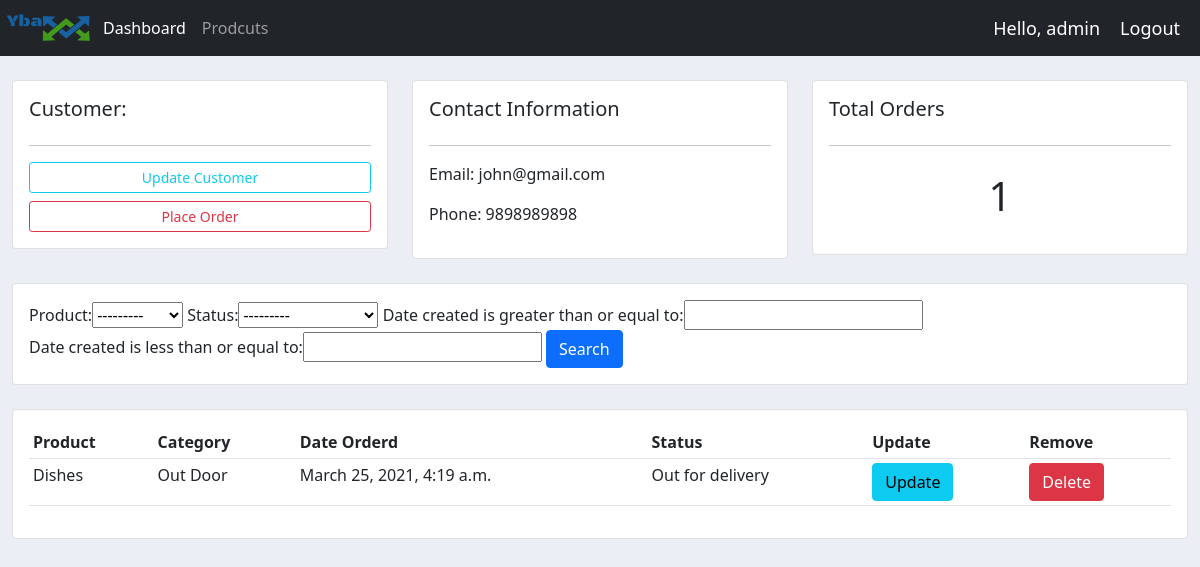
/customer/1/ (signed in), run on an earlier commit of the app's database.
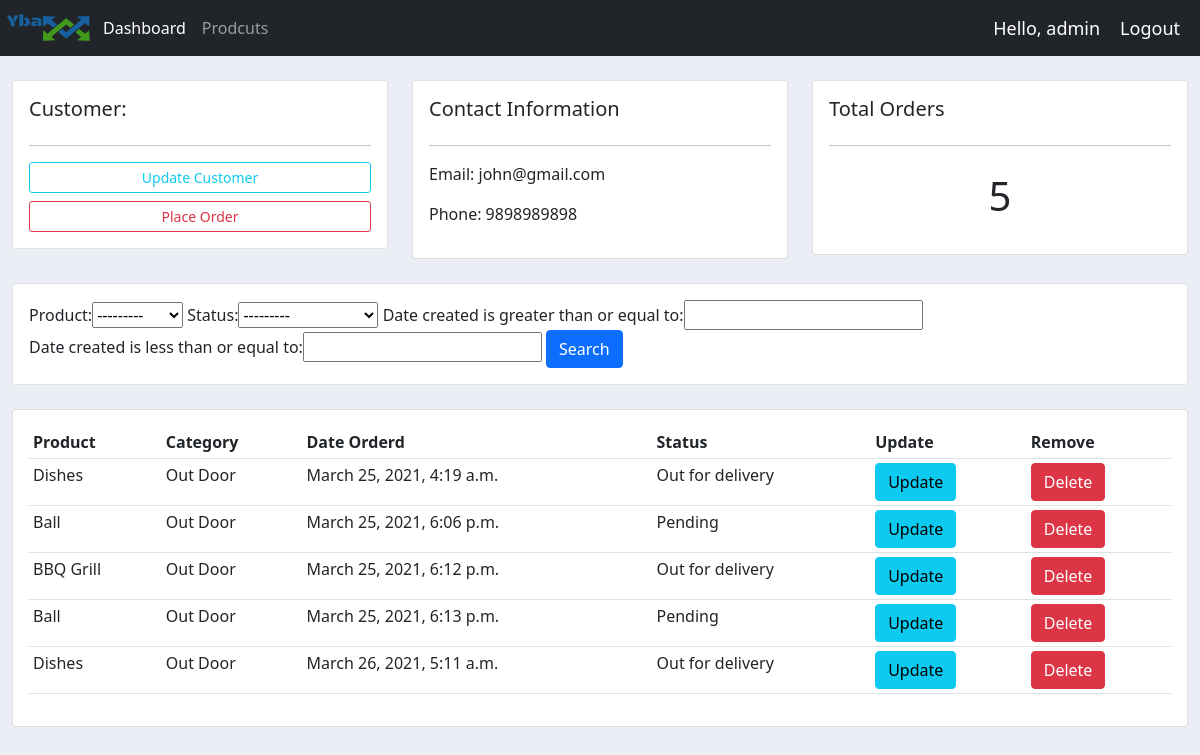
And on a later commit of the database.
### accounts/models.py (models this page shows, shortened)
class Order(models.Model):
	STATUS = (
			('Pending','Pending'),
			('Out for delivery', 'Out for delivery'),
			('Delivered','Delivered'),
		)
	customer = models.ForeignKey(Customer,null=True, on_delete=models.SET_NULL)
	product = models.ForeignKey(Product, null=True, on_delete=models.SET_NULL)
	date_created = models.DateTimeField(auto_now_add=True,null=True)
	status = models.CharField(max_length=100, null=True, choices=STATUS)

class Product(models.Model):
	CATEGORY = (
		('Indoor',' Indoor'),
		('Out Door','Out Door'),
		)
	name = models.CharField(max_length=100, null=True)
	price = models.FloatField(null=True)
	category = models.CharField(max_length=100, null=True, choices=CATEGORY)
	description = models.CharField(max_length=100, null=True)
	date_created = models.DateTimeField(auto_now_add=True,null=True)
	tags = models.ManyToManyField(Tag)
	def __str__(self):
		return self.name

### accounts/views.py (the view)
# urls.py: path('customer/<str:pk_test>/', customer, name='customer'),
@login_required(login_url='login')
def customer(request, pk_test):
	customer = Customer.objects.get(id=pk_test)
	orders = customer.order_set.all()
	order_count = orders.count()
	myFilter = OrderFilter(request.GET, queryset=orders)
	orders = myFilter.qs
	context = {
		'customer':customer,
		'orders':orders,
		'order_count':order_count,
		'myFilter':myFilter
		}
	return render(request, 'accounts/customer.html',context)

### accounts/templates/accounts/customer.html (shortened to what this page needs)
{% extends 'accounts/base.html'  %}
{% block main %}
<br>
<div class="row">
	<div class="col-md">
		<div class="card card-body">
			<h5>Customer:</h5>
			<hr>
			<a class="btn btn-outline-info  btn-sm btn-block mb-2" href="">Update Customer</a>
			<a class="btn btn-outline-danger  btn-sm btn-block" href="{% url 'create_order' customer.id %}">Place Order</a>
		</div>
	</div>
	<div class="col-md">
		<div class="card card-body">
			<h5>Contact Information</h5>
			<hr>
			<p>Email: {{customer.email}} </p>
			<p>Phone: {{customer.phone}}</p>
		</div>
	</div>
	<div class="col-md">
		<div class="card card-body">
			<h5>Total Orders</h5>
			<hr>
			<h1 style="text-align: center;padding: 10px">{{order_count}}</h1>
		</div>
	</div>
</div>
<br>
<div class="row">
	<div class="col">
		<div class="card card-body">
			<form method="get">
				{{myFilter.form}}
				<button class="btn btn-primary" type="submit">Search</button>
			</form>
		</div>
	</div>
</div>
<br>
<div class="row">
	<div class="col-md">
		<div class="card card-body">
			<table class="table table-sm">
				<tr>
					<th>Product</th>
					<th>Category</th>
					<th>Date Orderd</th>
					<th>Status</th>
					<th>Update</th>
					<th>Remove</th>
				</tr>
				{% for order in orders %}
				<tr>
					<td>{{order.product}}</td>
					<td>{{order.product.category}}</td>
					<td>{{order.date_created}}</td>
					<td>{{order.status}}</td>
					<td><a href="{% url 'update_order' order.id %}" class="btn btn-info">Update</a></td>
					<td><a href="{% url 'delete_order' order.id %}" class="btn btn-danger">Delete</a></td>
				</tr>
			{% endfor %}
		</table>
	</div>
</div>
</div>
{% endblock main %}

What changed in the data, as far as the page shows it:
added Order: product "Ball", product.category "Out Door", date_created "March 25, 2021, 6:06 p.m.", status "Pending"
added Order: product "BBQ Grill", product.category "Out Door", date_created "March 25, 2021, 6:12 p.m.", status "Out for delivery"
added Order: product "Ball", product.category "Out Door", date_created "March 25, 2021, 6:13 p.m.", status "Pending"
added Order: product "Dishes", product.category "Out Door", date_created "March 26, 2021, 5:11 a.m.", status "Out for delivery"
Also different on the page:
{{ order_count }}: "1" → "5"
